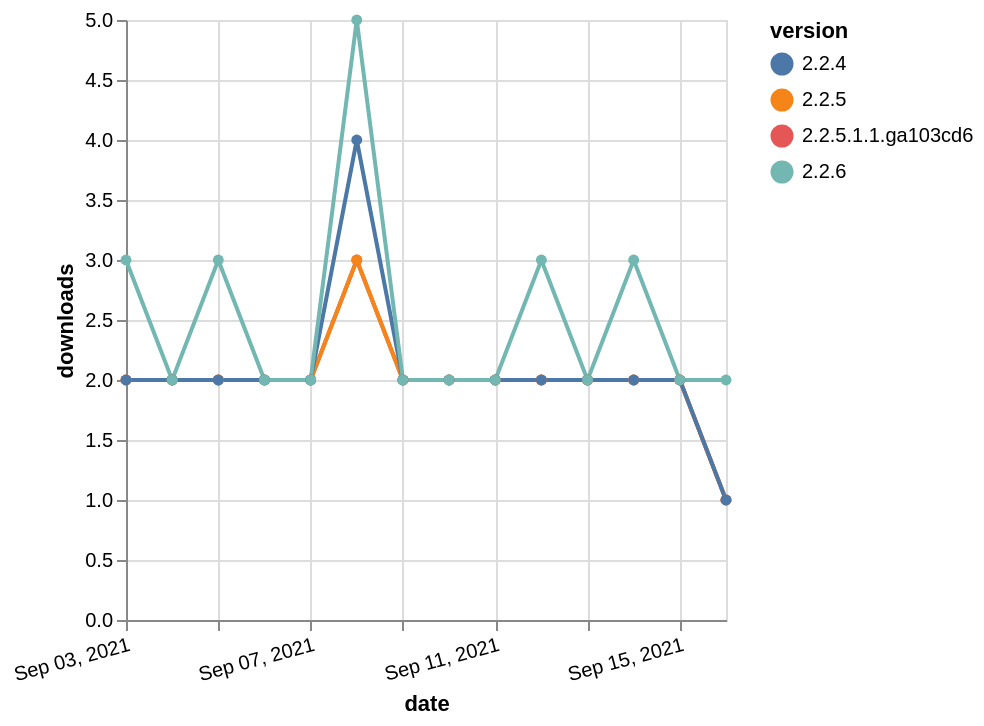

Write a Vega-Lite specification for this figure.
### Vega-Lite specification from a JSON file in a GitHub repository (floating-point values rounded to 4 significant figures)
{"$schema": "https://vega.github.io/schema/vega-lite/v5.json", "description": "A simple bar chart with embedded data.", "data": {"values": [{"date": "2021-09-03", "total": 2327, "delta": 2, "version": "2.2.5.1.1.ga103cd6"}, {"date": "2021-09-04", "total": 2329, "delta": 2, "version": "2.2.5.1.1.ga103cd6"}, {"date": "2021-09-05", "total": 2331, "delta": 2, "version": "2.2.5.1.1.ga103cd6"}, {"date": "2021-09-06", "total": 2333, "delta": 2, "version": "2.2.5.1.1.ga103cd6"}, {"date": "2021-09-07", "total": 2335, "delta": 2, "version": "2.2.5.1.1.ga103cd6"}, {"date": "2021-09-08", "total": 2338, "delta": 3, "version": "2.2.5.1.1.ga103cd6"}, {"date": "2021-09-09", "total": 2340, "delta": 2, "version": "2.2.5.1.1.ga103cd6"}, {"date": "2021-09-10", "total": 2342, "delta": 2, "version": "2.2.5.1.1.ga103cd6"}, {"date": "2021-09-11", "total": 2344, "delta": 2, "version": "2.2.5.1.1.ga103cd6"}, {"date": "2021-09-12", "total": 2346, "delta": 2, "version": "2.2.5.1.1.ga103cd6"}, {"date": "2021-09-13", "total": 2348, "delta": 2, "version": "2.2.5.1.1.ga103cd6"}, {"date": "2021-09-14", "total": 2350, "delta": 2, "version": "2.2.5.1.1.ga103cd6"}, {"date": "2021-09-15", "total": 2352, "delta": 2, "version": "2.2.5.1.1.ga103cd6"}, {"date": "2021-09-16", "total": 2353, "delta": 1, "version": "2.2.5.1.1.ga103cd6"}, {"date": "2021-09-03", "total": 2336, "delta": 2, "version": "2.2.5"}, {"date": "2021-09-04", "total": 2338, "delta": 2, "version": "2.2.5"}, {"date": "2021-09-05", "total": 2340, "delta": 2, "version": "2.2.5"}, {"date": "2021-09-06", "total": 2342, "delta": 2, "version": "2.2.5"}, {"date": "2021-09-07", "total": 2344, "delta": 2, "version": "2.2.5"}, {"date": "2021-09-08", "total": 2347, "delta": 3, "version": "2.2.5"}, {"date": "2021-09-09", "total": 2349, "delta": 2, "version": "2.2.5"}, {"date": "2021-09-10", "total": 2351, "delta": 2, "version": "2.2.5"}, {"date": "2021-09-11", "total": 2353, "delta": 2, "version": "2.2.5"}, {"date": "2021-09-12", "total": 2355, "delta": 2, "version": "2.2.5"}, {"date": "2021-09-13", "total": 2357, "delta": 2, "version": "2.2.5"}, {"date": "2021-09-14", "total": 2359, "delta": 2, "version": "2.2.5"}, {"date": "2021-09-15", "total": 2361, "delta": 2, "version": "2.2.5"}, {"date": "2021-09-16", "total": 2362, "delta": 1, "version": "2.2.5"}, {"date": "2021-09-03", "total": 3233, "delta": 2, "version": "2.2.4"}, {"date": "2021-09-04", "total": 3235, "delta": 2, "version": "2.2.4"}, {"date": "2021-09-05", "total": 3237, "delta": 2, "version": "2.2.4"}, {"date": "2021-09-06", "total": 3239, "delta": 2, "version": "2.2.4"}, {"date": "2021-09-07", "total": 3241, "delta": 2, "version": "2.2.4"}, {"date": "2021-09-08", "total": 3245, "delta": 4, "version": "2.2.4"}, {"date": "2021-09-09", "total": 3247, "delta": 2, "version": "2.2.4"}, {"date": "2021-09-10", "total": 3249, "delta": 2, "version": "2.2.4"}, {"date": "2021-09-11", "total": 3251, "delta": 2, "version": "2.2.4"}, {"date": "2021-09-12", "total": 3253, "delta": 2, "version": "2.2.4"}, {"date": "2021-09-13", "total": 3255, "delta": 2, "version": "2.2.4"}, {"date": "2021-09-14", "total": 3257, "delta": 2, "version": "2.2.4"}, {"date": "2021-09-15", "total": 3259, "delta": 2, "version": "2.2.4"}, {"date": "2021-09-16", "total": 3260, "delta": 1, "version": "2.2.4"}, {"date": "2021-09-03", "total": 2573, "delta": 3, "version": "2.2.6"}, {"date": "2021-09-04", "total": 2575, "delta": 2, "version": "2.2.6"}, {"date": "2021-09-05", "total": 2578, "delta": 3, "version": "2.2.6"}, {"date": "2021-09-06", "total": 2580, "delta": 2, "version": "2.2.6"}, {"date": "2021-09-07", "total": 2582, "delta": 2, "version": "2.2.6"}, {"date": "2021-09-08", "total": 2587, "delta": 5, "version": "2.2.6"}, {"date": "2021-09-09", "total": 2589, "delta": 2, "version": "2.2.6"}, {"date": "2021-09-10", "total": 2591, "delta": 2, "version": "2.2.6"}, {"date": "2021-09-11", "total": 2593, "delta": 2, "version": "2.2.6"}, {"date": "2021-09-12", "total": 2596, "delta": 3, "version": "2.2.6"}, {"date": "2021-09-13", "total": 2598, "delta": 2, "version": "2.2.6"}, {"date": "2021-09-14", "total": 2601, "delta": 3, "version": "2.2.6"}, {"date": "2021-09-15", "total": 2603, "delta": 2, "version": "2.2.6"}, {"date": "2021-09-16", "total": 2605, "delta": 2, "version": "2.2.6"}]}, "width": "container", "mark": {"type": "line", "point": {"filled": true}}, "encoding": {"x": {"field": "date", "type": "temporal", "timeUnit": "yearmonthdate", "title": "date", "axis": {"labelAngle": -15}}, "y": {"field": "delta", "type": "quantitative", "title": "downloads"}, "color": {"field": "version", "type": "nominal"}, "tooltip": {"field": "delta"}}}
